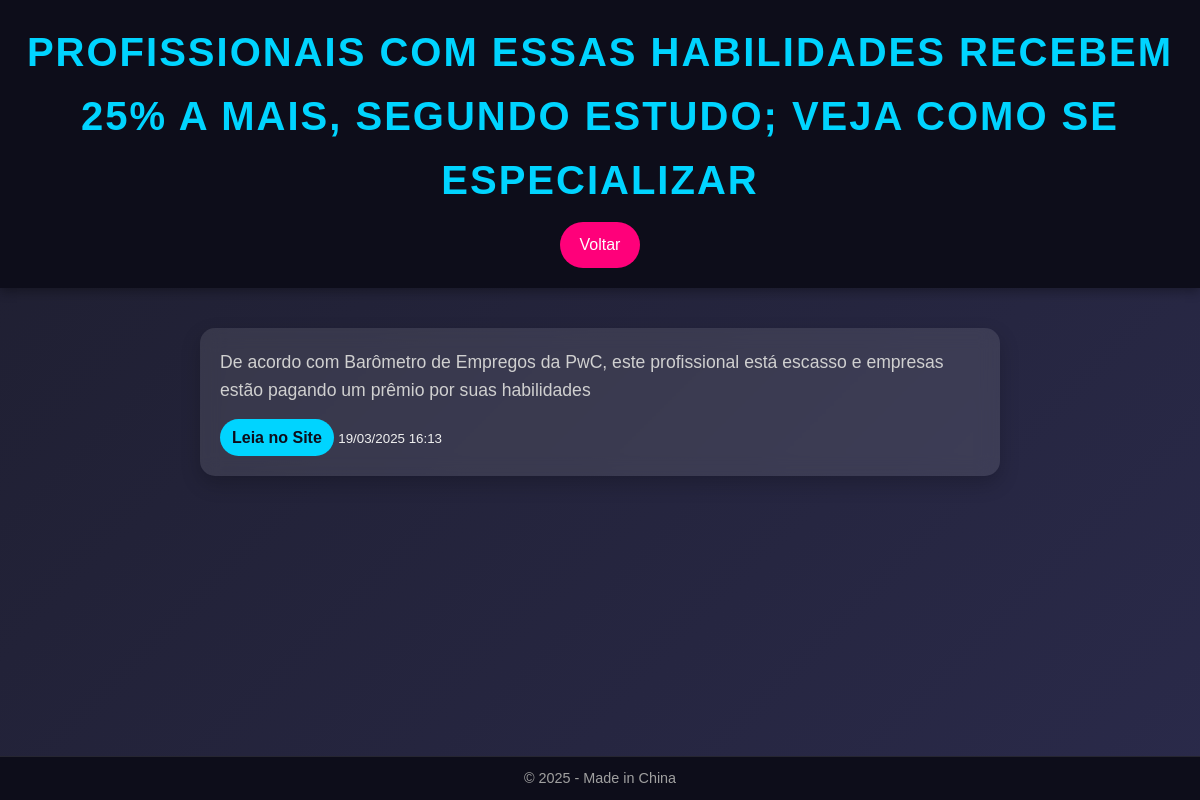
The app's page /noticia/766 with its own data.
### app/models.py (models this page shows)
class Noticia(db.Model):
    __tablename__ = 'Noticia'
    id = db.Column(db.Integer, primary_key=True)
    titulo = db.Column(db.String(200), nullable=False)
    conteudo = db.Column(db.Text, nullable=False)
    url = db.Column(db.String(500), unique=True, nullable=False)
    data_publicacao = db.Column(db.DateTime, nullable=False)

### app/routes.py (the view)
@bp.route('/noticia/<int:id>')
def noticia_detalhe(id):
    noticia = Noticia.query.get_or_404(id)
    return render_template('noticia.html', noticia=noticia)

### app/templates/noticia.html (shortened to what this page needs)
<!DOCTYPE html>
<html lang="pt-br">
<head>
    <link rel="stylesheet" href="{{ url_for('static', filename='styles.css') }}">
</head>
<body>
    <header>
        <h1>{{ noticia.titulo }}</h1>
        <a href="/" class="btn-voltar">Voltar</a>
    </header>
    <main>
        <section class="noticia-detalhe">
            <p>{{ noticia.conteudo }}</p>
            <a href="{{ noticia.url }}" target="_blank" class="btn-leia-mais">Leia no Site</a>
            <small>{{ noticia.data_publicacao.strftime('%d/%m/%Y %H:%M') }}</small>
        </section>
    </main>
    <footer>
        <p>© 2025 - Made in China</p>
    </footer>
</body>
</html>

### app/static/styles.css (style rules this page uses)
* { margin: 0; padding: 0; box-sizing: border-box; font-family: 'Arial', sans-serif; }
body { background: linear-gradient(135deg, #1e1e2f 0%, #2a2a4a 100%); color: #f0f0f0; line-height: 1.6; min-height: 100vh; display: flex; flex-direction: column; }
header { background: #0d0d1a; padding: 20px; text-align: center; box-shadow: 0 4px 10px rgba(0, 0, 0, 0.3); }
header h1 { font-size: 2.5em; color: #00d4ff; text-transform: uppercase; letter-spacing: 2px; }
.btn-atualizar, .btn-voltar { display: inline-block; margin-top: 10px; padding: 10px 20px; background: #ff007a; color: #fff; text-decoration: none; border-radius: 25px; transition: transform 0.3s, background 0.3s; }
main { flex: 1; padding: 20px; }
.btn-leia-mais { display: inline-block; padding: 6px 12px; background: #00d4ff; color: #0d0d1a; text-decoration: none; border-radius: 20px; font-weight: bold; transition: background 0.3s; align-self: flex-start; }
.noticia-detalhe { max-width: 800px; margin: 20px auto; padding: 20px; background: rgba(255, 255, 255, 0.1); border-radius: 15px; backdrop-filter: blur(10px); box-shadow: 0 8px 20px rgba(0, 0, 0, 0.2); }
.noticia-detalhe p { font-size: 1.1em; color: #d0d0d0; margin-bottom: 15px; }
footer { background: #0d0d1a; padding: 10px; text-align: center; font-size: 0.9em; color: #a0a0a0; border-top: 1px solid rgba(255, 255, 255, 0.1); }

### records on screen
Noticia: titulo "PROFISSIONAIS COM ESSAS HABILIDADES RECEBEM 25% A MAIS, SEGUNDO ESTUDO; VEJA COMO SE ESPECIALIZAR", conteudo "De acordo com Barômetro de Empregos da PwC, este profissional está escasso e empresas estão pagando um prêmio por suas habilidades", data_publicacao "19/03/2025 16:13"
